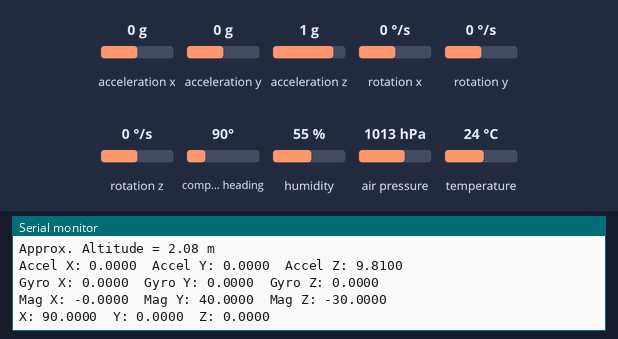
Recording of a sketch running on a simulated Arduino Uno, built with avr-gcc and run on an emulated ATmega328P. Shown: the last lines printed to the serial monitor. The inputs (shaded band) are chosen by the test bench; at power-on: acceleration x 0 g, acceleration y 0 g, acceleration z 1 g, rotation x 0 °/s, rotation y 0 °/s, rotation z 0 °/s, compass heading 90°, humidity 55 %, air pressure 1013 hPa, temperature 24 °C.

Above: at 2.2 s.
2.3 s: acceleration x set to -1.4 g
At 3.3 s:
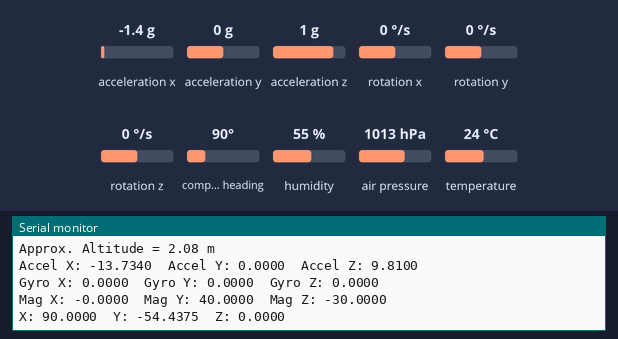
3.8 s: acceleration y set to -1.4 g
At 4.8 s:
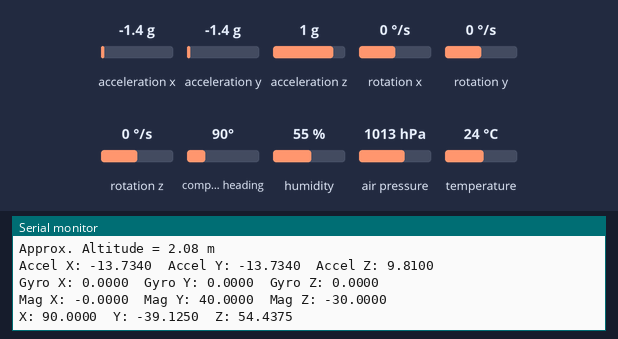
5.3 s: acceleration z set to -1.4 g
At 5.9 s:
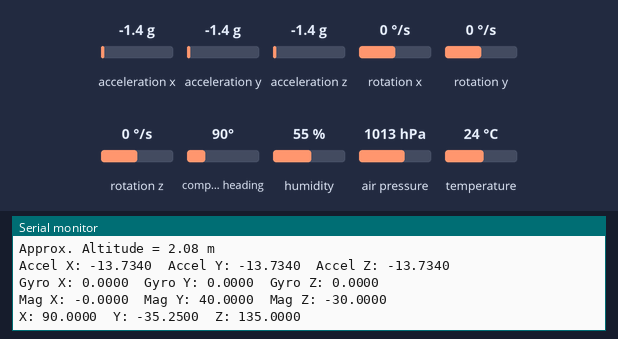
6.8 s: rotation x set to -192 °/s
At 7.9 s:
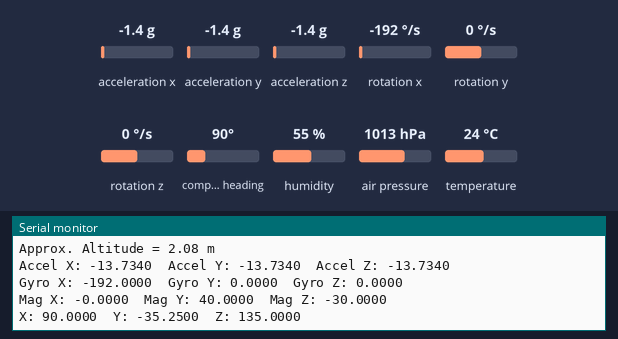
8.3 s: rotation y set to -192 °/s
At 9.1 s:
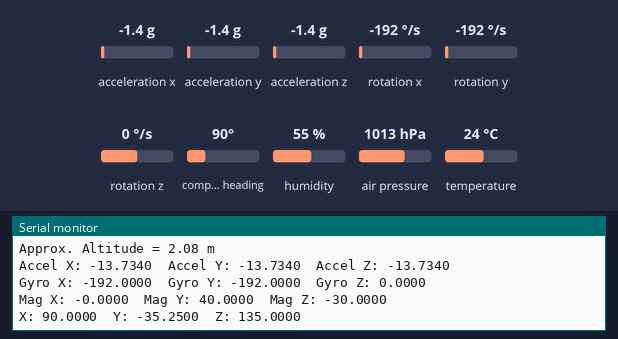
Timing chart, 0 to 10.8 s (numbered marks = the images above; inputs shaded):
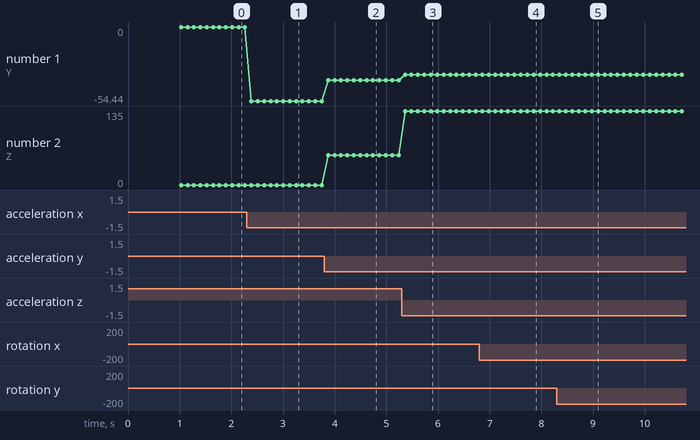

The sketch:

Navigation_IMU_and_Barometer.ino
```cpp
/* ICARUS v1.0.4, Arduino, I2C
Combine IMU BNO055 with Barometer BME280, stageflight and displace all information at once
*/

//Library
#include <Wire.h>
#include <Adafruit_Sensor.h>
#include <Adafruit_BME280.h>
#include <Adafruit_BNO055.h>
#include <utility/imumaths.h>

//BNO055 Initilization
Adafruit_BNO055 bno = Adafruit_BNO055(55);

//BME280 Initillization
Adafruit_BME280 bme;

//Fire Button
const int Fire1pin = 2;
const int Fire2pin = 3;
int Fire1 = 0;
int FIre2 = 0;

//Temporary switch condition for apogee
const int ApogeePin = 4;
int Apogee = 0;

//environment measurement variable
#define SEALEVELPRESSURE_HPA (1013.25) // adding part it audo update


void setup() {
  Serial.begin(115200);
  Serial.println("ICARUS v1.0.4 - Navigation Measurement Test");


  //IMU Setup
  bool BNO_status = bno.begin();
  if (BNO_status) {
    Serial.println("BNO055 Detected");
  } else {
    Serial.println("Unable to Detect BNO055");
    while (1); // add something so it test all sensor because turn off
  }
  bno.setExtCrystalUse(true); // switch to exteral crystal oscilator for more precision


  // Barometer Setup
   bool BME_status = bme.begin();
  if (BME_status) {
    Serial.println("Barometer BME280 Detected");
  } else {
    Serial.println("Unable to Detect Barometer BME280");
    while (1);
  }

  delay(1000);
  Serial.println();
}


void loop() {
  BME280serial();
  BNO055serial();
  delay(100);

}
void BNO055serial() {
  sensors_event_t event; //create instance for holding unfuse vector data
  imu::Vector<3> accel = bno.getVector(Adafruit_BNO055::VECTOR_ACCELEROMETER); //m/s^2
  imu::Vector<3> gyro = bno.getVector(Adafruit_BNO055::VECTOR_GYROSCOPE); // rps, radians per second
  imu::Vector<3> mag = bno.getVector(Adafruit_BNO055::VECTOR_MAGNETOMETER); // uT, microTeslas

  bno.getEvent(&event); //get fused orientation data

  //acceleration data
  Serial.print("Accel X: ");
  Serial.print(accel.x(), 4);
  Serial.print("\tAccel Y: ");
  Serial.print(accel.y(), 4);
  Serial.print("\tAccel Z: ");
  Serial.println(accel.z(), 4);

  //gyro data
  Serial.print("Gyro X: ");
  Serial.print(gyro.x(), 4);
  Serial.print("\tGyro Y: ");
  Serial.print(gyro.y(), 4);
  Serial.print("\tGyro Z: ");
  Serial.println(gyro.z(), 4);

  //magneto data
  Serial.print("Mag X: ");
  Serial.print(mag.x(), 4);
  Serial.print("\tMag Y: ");
  Serial.print(mag.y(), 4);
  Serial.print("\tMag Z: ");
  Serial.println(mag.z(), 4);

  //orientation data (fused)
  Serial.print("X: ");
  Serial.print(event.orientation.x, 4);
  Serial.print("\tY: ");
  Serial.print(event.orientation.y, 4);
  Serial.print("\tZ: ");
  Serial.print(event.orientation.z, 4);
  Serial.println("");

  Serial.println(); //for one extra line space
}

void BME280serial() {
  Serial.print("Pressure = ");
  Serial.print(bme.readPressure() / 100.0F);
  Serial.println(" hPa");
  Serial.print("Temperature = ");
  Serial.print(bme.readTemperature());
  Serial.println(" *C");
  Serial.print("Humidity = ");
  Serial.print(bme.readHumidity());
  Serial.println(" %");
  Serial.print("Approx. Altitude = ");
  Serial.print(bme.readAltitude(SEALEVELPRESSURE_HPA));
  Serial.println(" m");

  Serial.println();

}
```

Measured:
- after the input at 2.3 s, the serial monitor: prints a new line after 0.07 s (image 1)
- after the input at 3.8 s, the serial monitor: prints a new line after 0.06 s (image 2)
- after the input at 5.3 s, the serial monitor: prints a new line after 0.05 s (image 3)
- after the input at 6.8 s, the serial monitor: prints a new line after 0.05 s (image 4)
- after the input at 8.3 s, the serial monitor: prints a new line at once (image 5)
- plotted number 1: 0 → -54.44 after the input at 2.3 s, -54.44 → -39.12 after the input at 3.8 s, -39.12 → -35.25 after the input at 5.3 s
- plotted number 2: 0 → 54.44 after the input at 3.8 s, 54.44 → 135 after the input at 5.3 s
